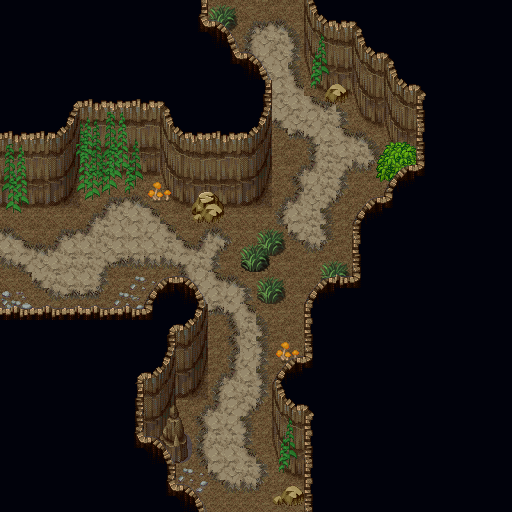

Below is a game level as drawn by its tile map, then a one-line description and the .tmx that defines it (tile-layer data replaced by summaries):
An orthogonal 32x32 tile map with 16x16 px tiles, 9 tile layers (Ground, Dirt, Side walls, Rock walls, ...), 7 tilesets.

<map version="1.2" tiledversion="2020.05.27" orientation="orthogonal" renderorder="left-up" width="32" height="32" tilewidth="16" tileheight="16" infinite="0" nextlayerid="17" nextobjectid="1">
 <editorsettings>
  <export target="template.tmx" format="tmx" />
 </editorsettings>
 <tileset firstgid="1" source="Tilesets/VS Dungeon Set 01/_Tiled_Hanzo-Dungeon01VS.tsx" />
 <tileset firstgid="1025" source="Tilesets/VS Dungeon Set 01/_Tiled_AT-A5-DungeonVX01-Ground.tsx" />
 <tileset firstgid="1033" source="Tilesets/VS Dungeon Set 01/_Tiled_AT-A2-DungeonVX01-GroundTiles.tsx" />
 <tileset firstgid="1177" source="Tilesets/VS Cliff Set 01/Tiled/Hanzo-CliffSet02VS-1.tsx" />
 <tileset firstgid="2201" source="Tilesets/VS Dungeon Set 02/Hanzo-Dungeon02VSb.tsx" />
 <tileset firstgid="3225" source="Tilesets/VS Ruins Town/Hanzo-RuinsTown01VScopy.tsx" />
 <tileset firstgid="4249" source="Tilesets/VS Cliff Set 02/Hanzo-CliffSet02VS-2.tsx" />
 <group id="3" name="Layer 1">
  <layer id="1" name="Ground" width="32" height="32">
   <data>[1024 cells, 346 non-empty, 4 distinct tile ids]</data>
  </layer>
  <layer id="13" name="Dirt" width="32" height="32">
   <data>[1024 cells, 194 non-empty, 24 distinct tile ids]</data>
  </layer>
  <layer id="8" name="Side walls" width="32" height="32">
   <data>[1024 cells, 2 non-empty, 2 distinct tile ids]</data>
  </layer>
  <layer id="9" name="Rock walls" width="32" height="32">
   <data>[1024 cells, 121 non-empty, 25 distinct tile ids]</data>
  </layer>
  <layer id="14" name="BackObstacles" width="32" height="32">
   <data>[1024 cells, 0 non-empty, 0 distinct tile ids]</data>
  </layer>
  <layer id="12" name="Obstacles" width="32" height="32">
   <data>[1024 cells, 98 non-empty, 83 distinct tile ids]</data>
  </layer>
  <layer id="15" name="FrontObstacles" width="32" height="32">
   <data>[1024 cells, 52 non-empty, 40 distinct tile ids]</data>
  </layer>
 </group>
 <group id="4" name="Layer 2">
  <layer id="11" name="Rock (void)" width="32" height="32">
   <data>[1024 cells, 506 non-empty, 4 distinct tile ids]</data>
  </layer>
  <layer id="7" name="Walls" width="32" height="32">
   <data>[1024 cells, 138 non-empty, 29 distinct tile ids]</data>
  </layer>
 </group>
</map>
